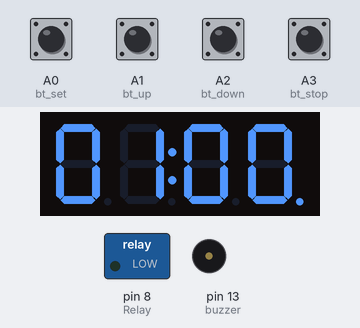
This sketch was run on a simulated Arduino Uno, built with avr-gcc and run on an emulated ATmega328P. On the bench: 4-digit seven-segment display, switched loads named in the sketch (green lamp = pin HIGH), buzzer (waves = sounding, pin HIGH). Wiring (inferred from the names in the program): TM1637 display: clock pin 7; DIO pin 6. The inputs (shaded band) are chosen by the test bench; at power-on: A0 (bt_set), A1 (bt_up), A2 (bt_down), A3 (bt_stop) HIGH. EEPROM starts erased; pins used as bus, display or sensor lines are not drawn.

Above: at 11.3 s.
11.4 s: A3 (bt_stop) pulled LOW for 0.15 s
At 12.0 s:
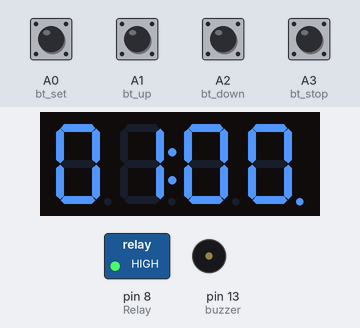
13.1 s: A0 (bt_set) pulled LOW for 0.15 s
At 13.5 s:
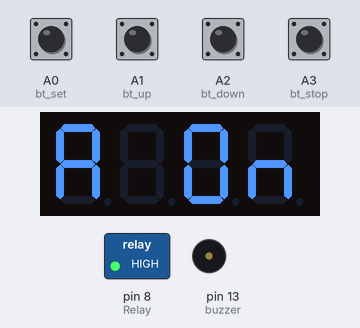
15.6 s: A1 (bt_up) pulled LOW for 1 s
At 17.8 s:
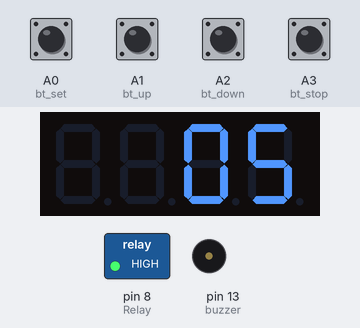
18.1 s: A0 (bt_set) pulled LOW for 1 s
At 18.5 s:
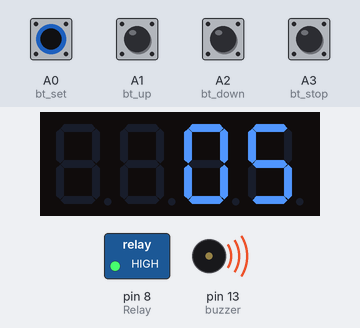
20.6 s: A0 (bt_set) pulled LOW for 0.15 s
At 21.0 s:
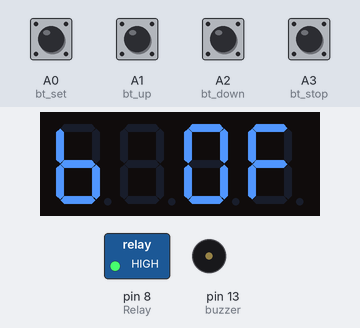
23.1 s: A2 (bt_down) pulled LOW for 0.15 s
At 23.8 s:
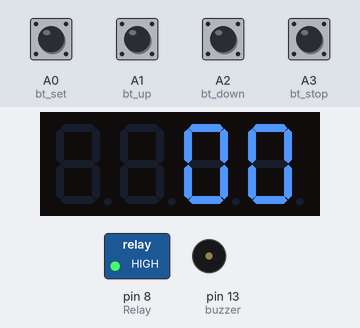
Timing chart, 0 to 25.8 s (numbered marks = the images above; inputs shaded):
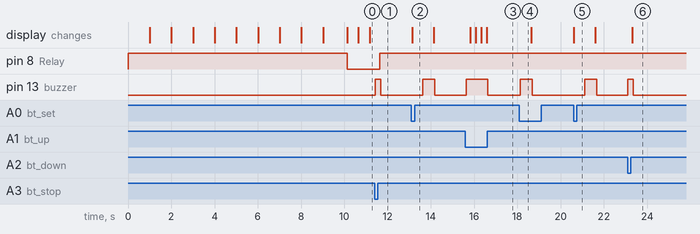

Measured:
- after the input at 11.4 s, pin 8 (Relay): LOW → HIGH after 0.23 s; pin 13 (buzzer): LOW → HIGH at once, → LOW 0.25 s later
- after the input at 13.1 s, pin 13 (buzzer): LOW → HIGH after 0.53 s, → LOW 0.55 s later; the display: changes at once (image 2)
- after the input at 15.6 s, pin 13 (buzzer): LOW → HIGH at once, → LOW 1.0 s later; the display: first changes after 0.24 s (image 3 shows a later state)
- after the input at 18.1 s, pin 13 (buzzer): LOW → HIGH at once, → LOW 0.55 s later
- after the input at 20.6 s, pin 13 (buzzer): LOW → HIGH after 0.51 s, → LOW 0.55 s later; the display: changes at once (image 5)
- after the input at 23.1 s, pin 13 (buzzer): LOW → HIGH at once, → LOW 0.25 s later; the display: changes after 0.21 s (image 6)

The sketch:

On_Off_Timer_With_7Segment.ino
```cpp
#include <EEPROM.h>

#define data_pin  6
#define clock_pin 7

#define bt_set  A0
#define bt_up   A1
#define bt_down A2
#define bt_stop A3

#define Relay  8
#define buzzer 13

const int digitToSegment[] = {
 // XGFEDCBA
  0b00111111,    // 0
  0b00000110,    // 1
  0b01011011,    // 2
  0b01001111,    // 3
  0b01100110,    // 4
  0b01101101,    // 5
  0b01111101,    // 6
  0b00000111,    // 7
  0b01111111,    // 8
  0b01101111,    // 9
  0b01110111,    // A
  0b01111100,    // b
  0b01110001,    // F
  0b01010100     // n
};
                           // 12%,  25%,  38%,  50%,  63%,  75%,  88%, 100%
const int Brightness[] = { 0x88, 0x89, 0x8a, 0x8b, 0x8c, 0x8d, 0x8e, 0x8f};

int Set_mode = 1; //<Set_mode=0; for 00:00 HH:MM> <Set_mode=1; for 00:00 MM:SS>

int hh=0, mm=0, ss=0;
int on_t1, on_t2;
int of_t1, of_t2;

word MilliSecond = 0;
bool timerStart = false;

int flag1=0, flag2=0;
int Set=0, Load=0, Mode=0;

void setup(){ // put your setup code here, to run once

pinMode(bt_set, INPUT_PULLUP);
pinMode(bt_up,  INPUT_PULLUP);
pinMode(bt_down,INPUT_PULLUP);
pinMode(bt_stop,INPUT_PULLUP);

pinMode(Relay, OUTPUT); digitalWrite(Relay, HIGH);

pinMode(buzzer, OUTPUT);

pinMode(clock_pin, OUTPUT);
pinMode(data_pin, OUTPUT);

start();
writeValue(Brightness[6]); // set Brightness 0 to 7
stop();

write_data(0x00, 0x00, 0x00, 0x00); // clear display

//Indicate that system is ready
for (int i = 9; i >=0; i--) {
write_data(digitToSegment[i%10], digitToSegment[i%10], digitToSegment[i%10], digitToSegment[i%10]);
 delay(1000);
}

 noInterrupts();         // disable all interrupts
 TCCR1A = 0;             // set entire TCCR1A register to 0  //set timer1 interrupt at 1kHz  // 1 ms
 TCCR1B = 0;             // same for TCCR1B
 TCNT1  = 0;             // set timer count for 1khz increments
 OCR1A = 1999;           // = (16*10^6) / (1000*8) - 1
 //had to use 16 bit timer1 for this bc 1999>255, but could switch to timers 0 or 2 with larger prescaler
 // turn on CTC mode
 TCCR1B |= (1 << WGM12); // Set CS11 bit for 8 prescaler
 TCCR1B |= (1 << CS11);  // enable timer compare interrupt
 TIMSK1 |= (1 << OCIE1A);
 interrupts();           // enable

if(EEPROM.read(0)==0){}
else{
EEPROM.write(0, 0);
EEPROM.write(1, 1);
EEPROM.write(11, 1);
EEPROM.write(12, 1);
EEPROM.write(21, 1);
EEPROM.write(22, 1);
}
delay(100);
read_eeprom();
if(Mode==1){
mm=on_t1, hh=on_t2;
timerStart = true;
Load =0;
}

}

void loop(){

if(digitalRead (bt_set) == 0){
if(flag1==0 && Mode==0){ flag1=1;
Set = Set+1;

if(Set==1){
write_data(digitToSegment[10], 0x00, digitToSegment[0], digitToSegment[13]);
mm=on_t1,hh=on_t2;
delay(500);
}

if(Set==3){
EEPROM.write(11, mm);
EEPROM.write(12, hh);
write_data(digitToSegment[11], 0x00, digitToSegment[0], digitToSegment[12]);
mm=of_t1,hh=of_t2;
delay(500);
}

if(Set>4){Set=0;
EEPROM.write(21, mm);
EEPROM.write(22, hh);
write_data(digitToSegment[5], digitToSegment[13], digitToSegment[5], digitToSegment[12]);
read_eeprom();
mm=on_t1, hh=on_t2;
delay(500);
}

 digitalWrite(buzzer, HIGH);
 delay(500);
 }
}else{flag1=0;}

if(digitalRead (bt_up) == 0){
digitalWrite(buzzer, HIGH);
if(Set==1 || Set==3){mm = mm+1;}
if(Set==2 || Set==4){hh = hh+1;}
if(mm>59){mm=0;}
if(hh>99){hh=0;}
delay(200);
}

if(digitalRead (bt_down) == 0){
digitalWrite(buzzer, HIGH);
if(Set==0){
mm=on_t1, hh=on_t2;
timerStart = true;
Mode=1; Load =0;
EEPROM.write(1, Mode);
}
if(Set==1 || Set==3){mm = mm-1;}
if(Set==2 || Set==4){hh = hh-1;}
if(mm<0){mm=59;}
if(hh<0){hh=99;}
delay(200);
}

if(digitalRead (bt_stop) == 0){
if(flag2==0){ flag2=1;
digitalWrite(buzzer, HIGH);
Mode = !Mode;
if(Mode==1){timerStart = true;}
       else{timerStart = false;}
MilliSecond=0;
EEPROM.write(1, Mode);
delay(200);
}
}else{flag2=0;}

if(hh==0 && mm==0 && Mode==1){
Load = !Load;
if(Load==0){mm=on_t1, hh=on_t2;}
       else{mm=of_t1, hh=of_t2;}
digitalWrite(buzzer, HIGH);
delay(200);
}

if(Set==0){
if(MilliSecond<500){
write_data(digitToSegment[(hh/10)%10], digitToSegment[hh%10] | 0x80, digitToSegment[(mm/10)%10], digitToSegment[mm%10] | 0x80);}
else{
write_data(digitToSegment[(hh/10)%10], digitToSegment[hh%10], digitToSegment[(mm/10)%10], digitToSegment[mm%10]);}
}

if(Set==1 || Set==3){write_data(0x00, 0x00, digitToSegment[(mm/10)%10], digitToSegment[mm%10]);}
if(Set==2 || Set==4){write_data(digitToSegment[(hh/10)%10], digitToSegment[hh%10], 0x00, 0x00);}

if(Mode==1){digitalWrite(Relay, Load);}
       else{digitalWrite(Relay, HIGH);}
delay(50);
digitalWrite(buzzer, LOW);
}

void read_eeprom(){
Mode = EEPROM.read(1);

on_t1 = EEPROM.read(11);
on_t2 = EEPROM.read(12);

of_t1 = EEPROM.read(21);
of_t2 = EEPROM.read(22);
}


ISR(TIMER1_COMPA_vect){
if(timerStart == true){MilliSecond++;
    if(MilliSecond >= 1000){MilliSecond = 0;
       if(Set_mode==0){ss--;
       if(ss<0){ss=59; mm--;}
       }else{mm--;}
       if(mm<0){mm=59; hh--;}
    }
  }
}

void write_data(uint8_t dig1, uint8_t dig2, uint8_t dig3, uint8_t dig4){
  start();
  writeValue(0x40);
  stop();

  start();
  writeValue(0xc0);
  writeValue(dig1);
  writeValue(dig2);
  writeValue(dig3);
  writeValue(dig4);
  stop();
}

void start(void){
  digitalWrite(clock_pin,HIGH);//send start signal to TM1637
  digitalWrite(data_pin,HIGH);
  delayMicroseconds(5);

  digitalWrite(data_pin,LOW);
  digitalWrite(clock_pin,LOW);
  delayMicroseconds(5);
}

void stop(void){
  digitalWrite(clock_pin,LOW);
  digitalWrite(data_pin,LOW);
  delayMicroseconds(5);

  digitalWrite(clock_pin,HIGH);
  digitalWrite(data_pin,HIGH);
  delayMicroseconds(5);
}

bool writeValue(uint8_t value){
  for(uint8_t i = 0; i < 8; i++){
    digitalWrite(clock_pin, LOW);
    delayMicroseconds(5);
    digitalWrite(data_pin, (value & (1 << i)) >> i);
    delayMicroseconds(5);
    digitalWrite(clock_pin, HIGH);
    delayMicroseconds(5);
  }

  // wait for ACK
  digitalWrite(clock_pin,LOW);
  delayMicroseconds(5);
  pinMode(data_pin,INPUT);
  digitalWrite(clock_pin,HIGH);
  delayMicroseconds(5);

  bool ack = digitalRead(data_pin) == 0;
  pinMode(data_pin,OUTPUT);
  return ack;
}
```
